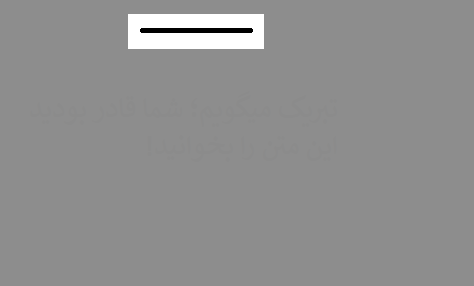
#> input picture images/hidden.png, 474 x 286 px
$ python HW12.py
#> lines starting #> are read from the running program, lines starting #| are printed output that depends on the picture
import matplotlib.pyplot as plt
import numpy as np
import cv2

image = cv2.imread('images/hidden.png', 0)
#> image: shape (286, 474); min 0, max 255, mean 143.9
result = cv2.equalizeHist(image)
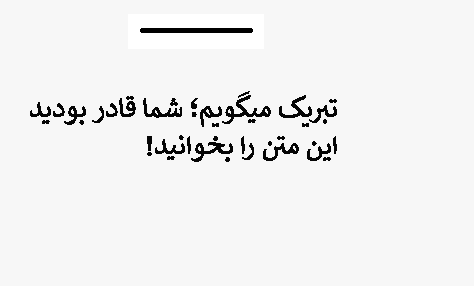
#> result: shape (286, 474); min 0, max 255, mean 240

plt.figure(figsize=[12,4])
plt.subplot(121);plt.imshow(image, cmap='gray');plt.title("Original");
plt.subplot(122);plt.imshow(result, cmap='gray');plt.title("After global histogram equalization");
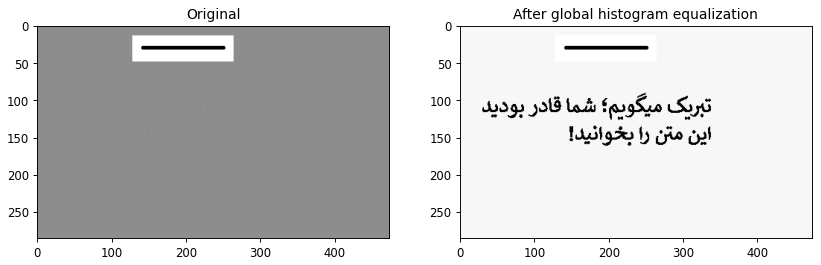
#> figure drawn by matplotlib, 2 panels
